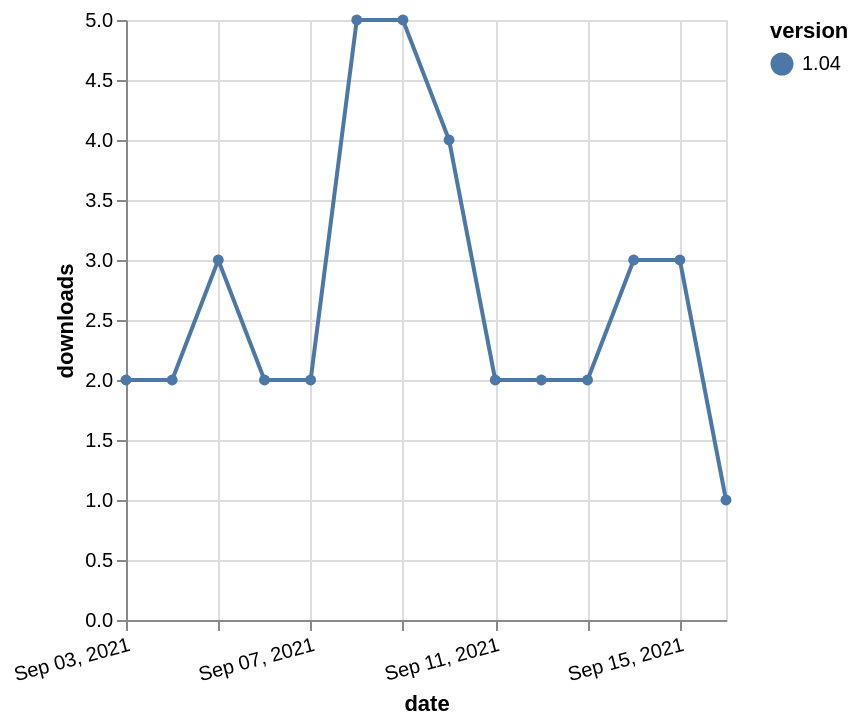

Write the Vega-Lite specification saved for this chart.
### Vega-Lite specification from a JSON file in a GitHub repository (floating-point values rounded to 4 significant figures)
{"$schema": "https://vega.github.io/schema/vega-lite/v5.json", "description": "A simple bar chart with embedded data.", "data": {"values": [{"date": "2021-09-03", "total": 5570, "delta": 2, "version": "1.04"}, {"date": "2021-09-04", "total": 5572, "delta": 2, "version": "1.04"}, {"date": "2021-09-05", "total": 5575, "delta": 3, "version": "1.04"}, {"date": "2021-09-06", "total": 5577, "delta": 2, "version": "1.04"}, {"date": "2021-09-07", "total": 5579, "delta": 2, "version": "1.04"}, {"date": "2021-09-08", "total": 5584, "delta": 5, "version": "1.04"}, {"date": "2021-09-09", "total": 5589, "delta": 5, "version": "1.04"}, {"date": "2021-09-10", "total": 5593, "delta": 4, "version": "1.04"}, {"date": "2021-09-11", "total": 5595, "delta": 2, "version": "1.04"}, {"date": "2021-09-12", "total": 5597, "delta": 2, "version": "1.04"}, {"date": "2021-09-13", "total": 5599, "delta": 2, "version": "1.04"}, {"date": "2021-09-14", "total": 5602, "delta": 3, "version": "1.04"}, {"date": "2021-09-15", "total": 5605, "delta": 3, "version": "1.04"}, {"date": "2021-09-16", "total": 5606, "delta": 1, "version": "1.04"}]}, "width": "container", "mark": {"type": "line", "point": {"filled": true}}, "encoding": {"x": {"field": "date", "type": "temporal", "timeUnit": "yearmonthdate", "title": "date", "axis": {"labelAngle": -15}}, "y": {"field": "delta", "type": "quantitative", "title": "downloads"}, "color": {"field": "version", "type": "nominal"}, "tooltip": {"field": "delta"}}}
